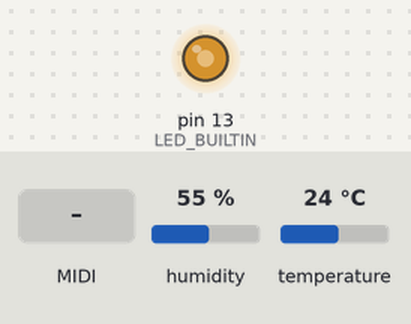
Bench run of a sketch on a simulated Teensy 4. On the bench: output pins drawn as LEDs (lit = HIGH). Inputs (shaded band) come from the test bench; at power-on: humidity 55 %, temperature 24 °C. What the sketch prints to the serial monitor is not drawn.

Above: at 1.2 s.
1.3 s: MIDI note 36 received
4.3 s: MIDI note 48 received
Timing chart, 0 to 13.3 s (numbered marks = the images above; inputs shaded):
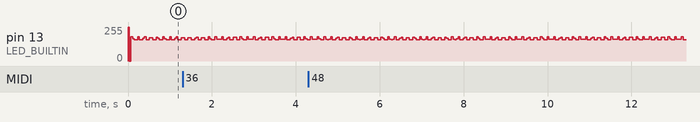

The sketch:

Temp_Humid_MIDI-debug.ino
```cpp
// Demo for getting individual unified sensor data from the AHT Humidity and Temperature sensor

#include <Adafruit_AHTX0.h>

Adafruit_AHTX0 aht;

Adafruit_Sensor *aht_humidity, *aht_temp;

#define LOWCC1 16
#define HIGHCC1 LOWCC1 + 32

float minVal = -40.00;
float maxVal = 80.00;

// the MIDI channel number to send messages
const int channel = 1;

// the MIDI continuous controller for each analog input
const int controller0 = 16; // 10 = pan position
const int controller1 = 17; // 10 = pan position

const boolean debug = true;

float n0;
float previousA0 = -1;

void setup(void) {
  pinMode(LED_BUILTIN, OUTPUT);

  if(debug){
  Serial.begin(115200);
  while (!Serial)
    delay(10); // will pause Zero, Leonardo, etc until serial console opens

  Serial.println("Adafruit AHT10/AHT20 test!");
  }
  if (!aht.begin()) {
    if(debug) Serial.println("Failed to find AHT10/AHT20 chip");
    while (1) {
      digitalWrite(LED_BUILTIN, HIGH);
      delay(500);
      digitalWrite(LED_BUILTIN, LOW);
      delay(500);
    }
  }

  //Serial.println("AHT10/AHT20 Found!");
  aht_temp = aht.getTemperatureSensor();
  if(debug) aht_temp->printSensorDetails();

  aht_humidity = aht.getHumiditySensor();
  if(debug) aht_humidity->printSensorDetails();
}

void loop() {
  digitalWrite(LED_BUILTIN, HIGH);
   //Get a new normalized sensor event
  sensors_event_t humidity;
  sensors_event_t temp;
  aht_humidity->getEvent(&humidity);
  aht_temp->getEvent(&temp);

/*
  Serial.print("\t\tTemperature ");
  Serial.print(temp.temperature);
  Serial.println(" deg C");

  /* Display the results (humidity is measured in % relative humidity (% rH) */
  /*
  Serial.print("\t\tHumidity: ");
  Serial.print(humidity.relative_humidity);
  Serial.println(" % rH");
  Serial.print("\t\tTemperature: ");
  Serial.print(temp.temperature);
  Serial.println(" degrees C");


  delay(100);
*/
  //   serial plotter friendly format
  usbMIDI.sendControlChange(controller0, constrain (map (temp.temperature, minVal , maxVal, 0, 127), 0, 127), channel);
  usbMIDI.sendControlChange(controller1, constrain (map (humidity.relative_humidity, 0 , 100, 0, 127), 0, 127), channel);
  if(debug){
  Serial.print(temp.temperature);
  Serial.print(",");

  Serial.print(humidity.relative_humidity);

  Serial.println();
  }

  // http://forum.pjrc.com/threads/24179-Teensy-3-Ableton-Analog-CC-causes-midi-crash
  while (usbMIDI.read()) {
    // ignore incoming messages
  }
  delay(5);
    digitalWrite(LED_BUILTIN, LOW);
    delay(5);

}
```
